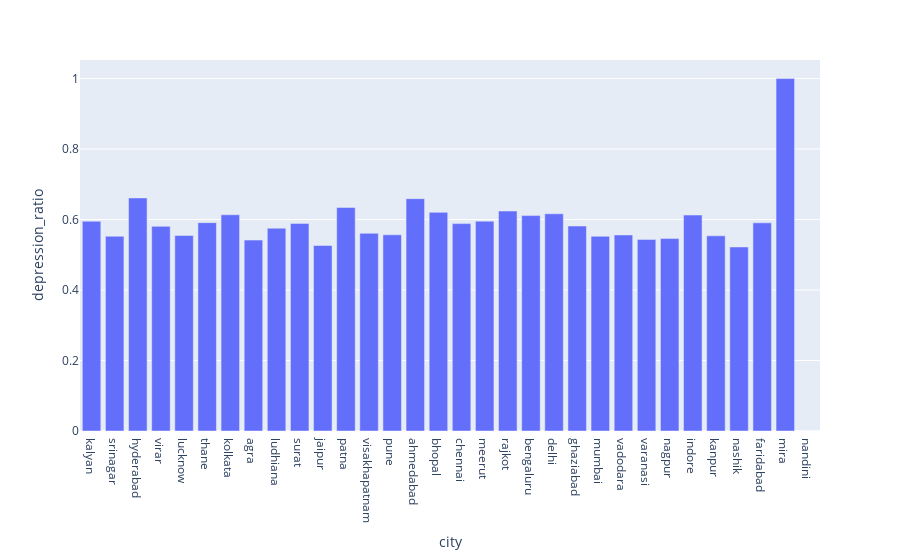

Source (notebook cell):
### Code cell
fig = px.bar(combined_aggregation.sort_values(by="total_instances", ascending=False),x="city",y="depression_ratio", hover_data=["total_instances"])
fig.show()

### Figure 1 — Plotly figure (JSON) as saved in the notebook; plotly's stock layout.template omitted (floating-point values rounded to 4 significant figures)
{"data": [{"customdata": [[1284], [1073], [1063], [1042], [943], [910], [890], [864], [848], [842], [840], [823], [763], [751], [748], [748], [707], [660], [633], [625], [602], [588], [563], [561], [550], [533], [519], [493], [452], [381], [1], [1]], "hovertemplate": "city=%{x}<br>depression_ratio=%{y}<br>total_instances=%{customdata[0]}<extra></extra>", "legendgroup": "", "marker": {"color": "#636efa", "pattern": {"shape": ""}}, "name": "", "orientation": "v", "showlegend": false, "textposition": "auto", "type": "bar", "x": ["kalyan", "srinagar", "hyderabad", "virar", "lucknow", "thane", "kolkata", "agra", "ludhiana", "surat", "jaipur", "patna", "visakhapatnam", "pune", "ahmedabad", "bhopal", "chennai", "meerut", "rajkot", "bengaluru", "delhi", "ghaziabad", "mumbai", "vadodara", "varanasi", "nagpur", "indore", "kanpur", "nashik", "faridabad", "mira", "nandini"], "xaxis": "x", "y": [0.595, 0.5527, 0.6613, 0.5806, 0.5546, 0.5912, 0.6135, 0.5417, 0.5755, 0.5891, 0.5262, 0.6343, 0.5609, 0.5566, 0.6591, 0.6203, 0.5884, 0.5955, 0.624, 0.6112, 0.6163, 0.5816, 0.5524, 0.5561, 0.5436, 0.546, 0.6127, 0.5538, 0.5221, 0.5906, 1.0, 0.0], "yaxis": "y"}], "layout": {"barmode": "relative", "legend": {"tracegroupgap": 0}, "margin": {"t": 60}, "xaxis": {"anchor": "y", "domain": [0, 1], "title": {"text": "city"}}, "yaxis": {"anchor": "x", "domain": [0, 1], "title": {"text": "depression_ratio"}}}}
